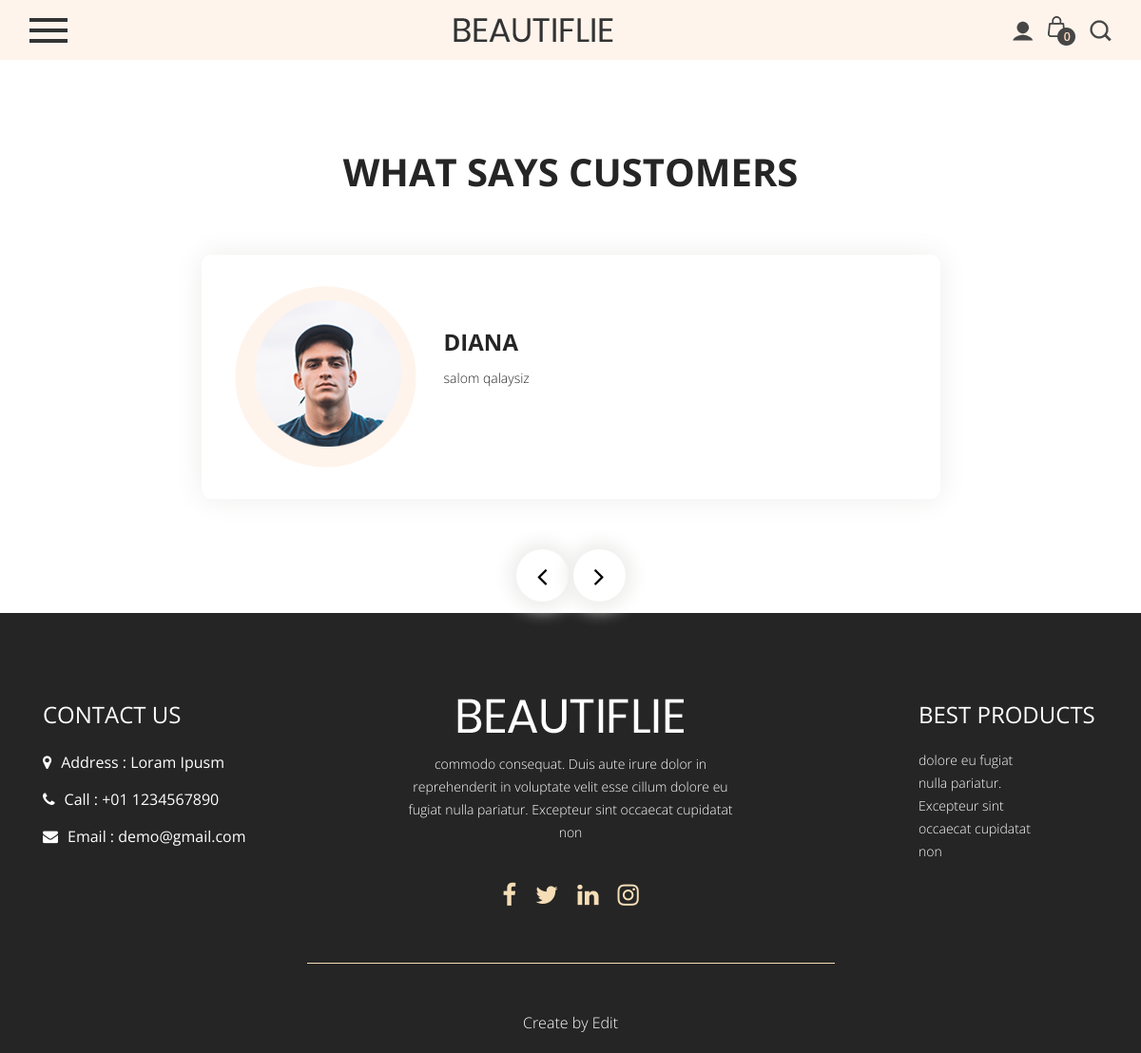
/client/, run on the app's committed database.
### blog/models.py (models this page shows, shortened)
class Customer(models.Model):
    name = models.CharField(max_length=200)
    bio = models.TextField()
    img = models.ImageField(upload_to='customer/')
    price = models.IntegerField()

### blog/views.py (the view)
# urls.py: path('client/', client, name = "client"),
def client(request):
    customer = Customer.objects.all()
    context ={
        'customer': customer
    }
    return render(request, 'client.html',context=context)

### templates/client.html (shortened to what this page needs)
{% extends 'base/base.html' %}
{% load static %}
{% block content %}
      <div class="customer_section layout_padding">
         <div class="container">
            <div class="row">
               <div class="col-sm-12">
                  <h1 class="customer_taital">What says customers</h1>
               </div>
            </div>
            <div id="main_slider" class="carousel slide" data-ride="carousel">
               <div class="carousel-inner">
                  {% for x in customer %}
                  {% if forloop.counter == 1 %}
                  <div class="carousel-item active">
                     <div class="client_section_2">
                        <div class="client_main">
                           <div class="client_left">
                              <div class="client_img"><img src="{{x.img.url}}"></div>
                           </div>
                           <div class="client_right">
                              <h3 class="name_text">{{x.name}}</h3>
                              <p class="dolor_text">{{x.bio}}</p>
                           </div>
                        </div>
                     </div>
                  </div>
                  {% endif %}
                  {% endfor %}
               </div>
               <a class="carousel-control-prev" href="#main_slider" role="button" data-slide="prev">
               <i class="fa fa-angle-left"></i>
               </a>
               <a class="carousel-control-next" href="#main_slider" role="button" data-slide="next">
               <i class="fa fa-angle-right"></i>
               </a>
            </div>
         </div>
      </div>
    {% endblock content %}

### static/css/style.css (style rules this page uses)
* { box-sizing: border-box !important; transition: ease all 0.5s; }
html { scroll-behavior: smooth; }
body { color: #666666; font-size: 14px; line-height: 1.80857; font-weight: normal; overflow-x: hidden; font-family: 'Open Sans', sans-serif; }
a { color: #1f1f1f; text-decoration: none !important; outline: none !important; -webkit-transition: all .3s ease-in-out; -moz-transition: all .3s ease-in-out; -ms-transition: all .3s ease-in-out; -o-transition: all .3s ease-in-out; transition: all .3s ease-in-out; }
h1, h2, h3, h4, h5, h6 { letter-spacing: 0; font-weight: normal; position: relative; padding: 0 0 10px 0; font-weight: normal; line-height: normal; color: #111111; margin: 0 }
h1 { font-size: 24px }
h3 { font-size: 18px }
*, *::after, *::before { -webkit-box-sizing: border-box; -moz-box-sizing: border-box; box-sizing: border-box; }
p { margin: 20px; font-weight: 300; font-size: 15px; line-height: 24px; }
a { color: #222222; text-decoration: none; outline: none !important; }
a, .btn { text-decoration: none !important; outline: none !important; -webkit-transition: all .3s ease-in-out; -moz-transition: all .3s ease-in-out; -ms-transition: all .3s ease-in-out; -o-transition: all .3s ease-in-out; transition: all .3s ease-in-out; }
img { max-width: 100%; height: auto; }
.layout_padding { padding-top: 90px; padding-bottom: 0px; }
.customer_section { width: 100%; float: left; padding-bottom: 70px; }
.customer_taital { width: 100%; float: left; font-size: 40px; text-transform: uppercase; text-align: center; color: #252525; font-weight: bold; }
.client_section_2 { width: 70%; margin: 0 auto; padding-top: 50px; }
.client_main { width: 100%; float: left; background-color: #fff; border-radius: 10px; padding: 20px; box-shadow: 0px 0px 30px 1px #eeeeed; margin-bottom: 50px; }
.client_left { width: 30%; float: left; }
.client_right { width: 70%; float: left; padding-top: 55px; padding-left: 14px; }
.name_text { width: 100%; float: left; font-size: 24px; color: #252525; font-weight: bold; text-transform: uppercase; }
.dolor_text { width: 100%; float: left; font-size: 14px; color: #252525; margin: 0px; }
.client_img { width: 100%; text-align: center; }
#main_slider a.carousel-control-prev { left: -60px; top: 360px; }
#main_slider a.carousel-control-next { right: -60px; top: 360px; }
#main_slider .carousel-control-next, #main_slider .carousel-control-prev { width: 55px; height: 55px; background: #ffffff; opacity: 1; font-size: 30px; color: #000000; border-radius: 100px; box-shadow: 0px 0px 18px 8px #eeeeed; left: 0px; right: 0px; margin: 0 auto; }

### data on the page
Customer: img (picture), name "DIANA", bio "salom qalaysiz"
